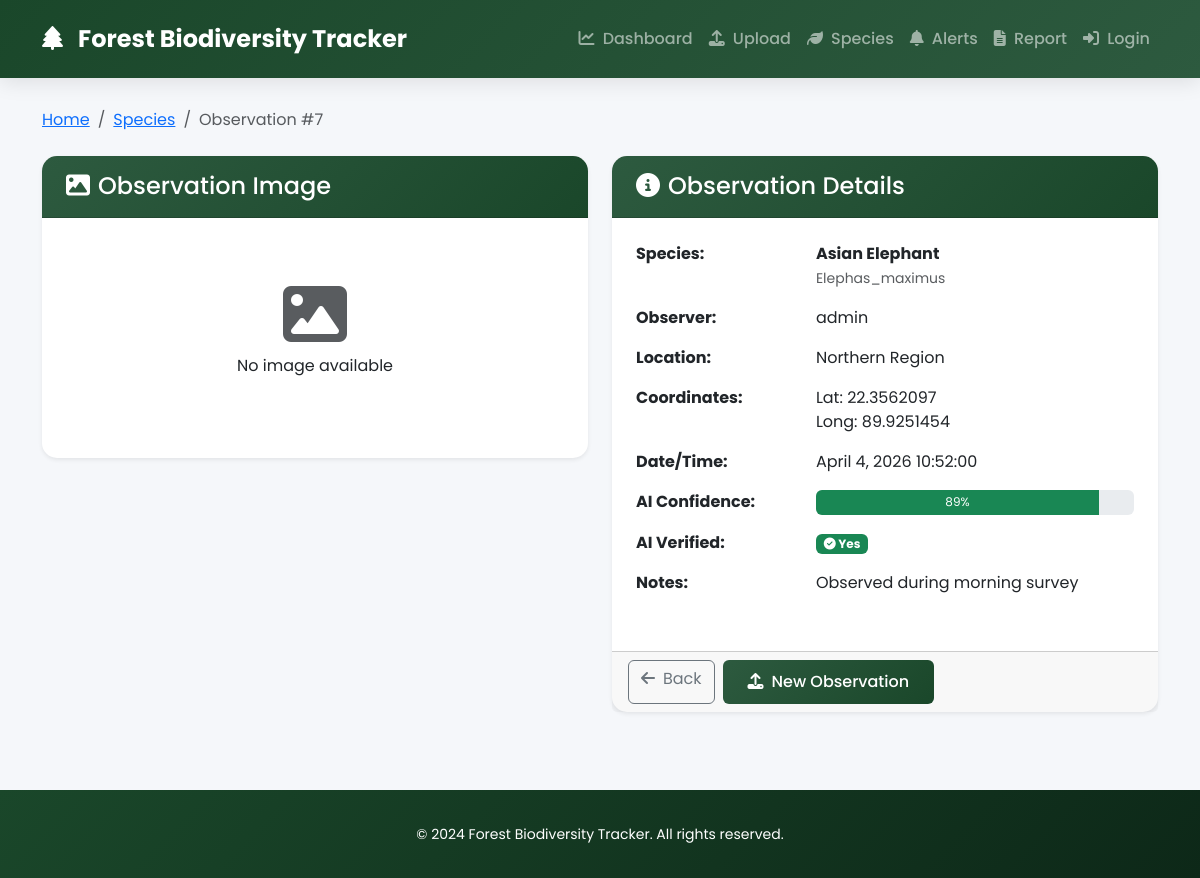
The app's page /observation/7/ with its own data.
### biodiversity/models.py (models this page shows, shortened)
class Observation(models.Model):
    WEATHER_CHOICES = [
        ('CL', 'Clear/Sunny'),
        ('PC', 'Partly Cloudy'),
        ('CLD', 'Cloudy'),
        ('RN', 'Rainy'),
        ('FG', 'Foggy'),
        ('SN', 'Snowy'),
        ('WD', 'Windy'),
    ]
    HABITAT_CHOICES = [
        ('TF', 'Tropical Forest'),
        ('TMF', 'Temperate Forest'),
        ('BF', 'Boreal Forest'),
        ('MF', 'Mangrove Forest'),
        ('CF', 'Cloud Forest'),
        ('RF', 'Riparian Forest'),
        ('OT', 'Other'),
    ]
    species = models.ForeignKey(Species, on_delete=models.SET_NULL, null=True, blank=True, related_name='observations')
    observer = models.ForeignKey(User, on_delete=models.CASCADE, related_name='observations')
    location = models.CharField(max_length=500, blank=True, help_text="Location description")
    latitude = models.DecimalField(max_digits=10, decimal_places=7, null=True, blank=True)
    longitude = models.DecimalField(max_digits=10, decimal_places=7, null=True, blank=True)
    image = models.ImageField(upload_to='observations/%Y/%m/%d/', blank=True, null=True, help_text="Photo of the species")
    confidence_score = models.FloatField(default=0.0, validators=[MinValueValidator(0), MaxValueValidator(100)])
    ai_verified = models.BooleanField(default=False)
    ai_model_version = models.CharField(max_length=50, blank=True)
    temperature = models.FloatField(null=True, blank=True, help_text="Temperature in Celsius")
    humidity = models.IntegerField(null=True, blank=True, validators=[MinValueValidator(0), MaxValueValidator(100)])
    weather_condition = models.CharField(max_length=3, choices=WEATHER_CHOICES, blank=True)
    habitat_type = models.CharField(max_length=3, choices=HABITAT_CHOICES, blank=True)
    notes = models.TextField(blank=True, help_text="Observer's notes")
    timestamp = models.DateTimeField(default=timezone.now)
    created_at = models.DateTimeField(auto_now_add=True)
    updated_at = models.DateTimeField(auto_now=True)
    class Meta:
        ordering = ['-timestamp']
        indexes = [
            models.Index(fields=['-timestamp']),
            models.Index(fields=['species', 'timestamp']),
            models.Index(fields=['observer', 'timestamp']),
            models.Index(fields=['latitude', 'longitude']),
        ]

class Species(models.Model):
    CATEGORY_CHOICES = [
        ('FL', 'Flora (Plants)'),
        ('FA', 'Fauna (Animals)'),
        ('FU', 'Fungi'),
        ('LI', 'Lichen'),
        ('AL', 'Algae'),
        ('OT', 'Other'),
    ]
    CONSERVATION_STATUS = [
        ('EX', 'Extinct'),
        ('EW', 'Extinct in Wild'),
        ('CR', 'Critically Endangered'),
        ('EN', 'Endangered'),
        ('VU', 'Vulnerable'),
        ('NT', 'Near Threatened'),
        ('LC', 'Least Concern'),
        ('DD', 'Data Deficient'),
        ('NE', 'Not Evaluated'),
    ]
    name = models.CharField(max_length=200, help_text="Common name of the species")
    scientific_name = models.CharField(max_length=300, unique=True, help_text="Scientific/Latin name")
    common_names = models.TextField(blank=True, help_text="Other common names (comma-separated)")
    description = models.TextField(blank=True, help_text="Description of the species")
    category = models.CharField(max_length=2, choices=CATEGORY_CHOICES, default='FA')
    kingdom = models.CharField(max_length=100, blank=True)
    phylum = models.CharField(max_length=100, blank=True)
    class_name = models.CharField(max_length=100, blank=True, db_column='class')
    order = models.CharField(max_length=100, blank=True)
    family = models.CharField(max_length=100, blank=True)
    genus = models.CharField(max_length=100, blank=True)
    conservation_status = models.CharField(max_length=2, choices=CONSERVATION_STATUS, default='NE')
    threat_factors = models.TextField(blank=True, help_text="Major threats to this species")
    is_native = models.BooleanField(default=True, help_text="Is this species native to the area?")
    detection_count = models.IntegerField(default=0, help_text="Number of times detected")
    last_seen = models.DateTimeField(null=True, blank=True)
    confidence_threshold = models.FloatField(default=0.75, validators=[MinValueValidator(0), MaxValueValidator(1)])
    created_at = models.DateTimeField(auto_now_add=True)
    updated_at = models.DateTimeField(auto_now=True)
    class Meta:
        verbose_name_plural = 'Species'
        ordering = ['name']
        indexes = [
            models.Index(fields=['name']),
            models.Index(fields=['scientific_name']),
            models.Index(fields=['category', 'conservation_status']),
        ]

### biodiversity/views.py (the view)
# urls.py: path('observation/<int:pk>/', views.observation_detail, name='observation_detail'),
def observation_detail(request, pk):
    try:
        observation = get_object_or_404(Observation.objects.select_related('species', 'observer'), pk=pk)
        context = {
            'observation': observation,
            'page_title': f'Observation #{observation.id}'
        }
        return render(request, 'observation_detail.html', context)
    except Exception as e:
        logger.error(f"Observation detail error: {e}")
        messages.error(request, f'Error loading observation: {str(e)}')
        return redirect('species_list')

### templates/observation_detail.html (shortened to what this page needs)
{% extends 'base.html' %}
{% block content %}
<div class="observation-detail-container">
    <nav aria-label="breadcrumb" class="mb-4">
        <ol class="breadcrumb">
            <li class="breadcrumb-item"><a href="{% url 'dashboard' %}">Home</a></li>
            <li class="breadcrumb-item"><a href="{% url 'species_list' %}">Species</a></li>
            <li class="breadcrumb-item active">Observation #{{ observation.id }}</li>
        </ol>
    </nav>
    <div class="row">
        <div class="col-lg-6">
            <div class="card shadow-sm">
                <div class="card-header">
                    <h4 class="mb-0"><i class="fas fa-image me-2"></i>Observation Image</h4>
                </div>
                <div class="card-body text-center">
                    {% if observation.image %}
                        <img src="{{ observation.image.url }}" class="img-fluid rounded shadow" alt="Observation">
                    {% else %}
                        <div class="text-center py-5">
                            <i class="fas fa-image fa-4x text-muted"></i>
                            <p class="mt-2">No image available</p>
                        </div>
                    {% endif %}
                </div>
            </div>
        </div>
        <div class="col-lg-6">
            <div class="card shadow-sm">
                <div class="card-header">
                    <h4 class="mb-0"><i class="fas fa-info-circle me-2"></i>Observation Details</h4>
                </div>
                <div class="card-body">
                    <table class="table table-borderless">
                        <tr>
                            <th width="35%">Species:</th>
                            <td>
                                {% if observation.species %}
                                    <strong>{{ observation.species.name }}</strong><br>
                                    <small class="text-muted">{{ observation.species.scientific_name }}</small>
                                {% else %}
                                    <span class="text-warning">Unknown Species</span>
                                {% endif %}
                            </td>
                        </tr>
                        <tr>
                            <th>Observer:</th>
                            <td>{{ observation.observer.username }}</td>
                        </tr>
                        <tr>
                            <th>Location:</th>
                            <td>{{ observation.location|default:"Not specified" }}</td>
                        </tr>
                        <tr>
                            <th>Coordinates:</th>
                            <td>
                                Lat: {{ observation.latitude|default:"-" }}<br>
                                Long: {{ observation.longitude|default:"-" }}
                            </td>
                        </tr>
                        <tr>
                            <th>Date/Time:</th>
                            <td>{{ observation.timestamp|date:"F j, Y H:i:s" }}</td>
                        </tr>
                        <tr>
                            <th>AI Confidence:</th>
                            <td>
                                <div class="progress" style="height: 25px;">
                                    <div class="progress-bar bg-{% if observation.confidence_score > 70 %}success{% elif observation.confidence_score > 40 %}warning{% else %}danger{% endif %}"
                                         style="width: {{ observation.confidence_score|floatformat:0 }}%">
                                        {{ observation.confidence_score|floatformat:0 }}%
                                    </div>
                                </div>
                            </td>
                        </tr>
                        <tr>
                            <th>AI Verified:</th>
                            <td>
                                {% if observation.ai_verified %}
                                    <span class="badge bg-success"><i class="fas fa-check-circle"></i> Yes</span>
                                {% else %}
                                    <span class="badge bg-secondary"><i class="fas fa-clock"></i> Pending</span>
                                {% endif %}
                            </td>
                        </tr>
                        {% if observation.notes %}
                        <tr>
                            <th>Notes:</th>
                            <td>{{ observation.notes|linebreaks }}</td>
                        </tr>
                        {% endif %}
                    </table>
                </div>
                <div class="card-footer">
                    <div class="d-flex gap-2">
                        <a href="{% url 'species_list' %}" class="btn btn-outline-secondary">
                            <i class="fas fa-arrow-left me-2"></i>Back
                        </a>
                        <a href="{% url 'upload' %}" class="btn btn-success">
                            <i class="fas fa-upload me-2"></i>New Observation
                        </a>
                    </div>
                </div>
            </div>
        </div>
    </div>
</div>
{% endblock %}

### templates/base.html (style rules this page uses)
* { margin: 0; padding: 0; box-sizing: border-box; }
body { font-family: 'Poppins', sans-serif; background: #f5f7fa; min-height: 100vh; }
.card { border: none; border-radius: 15px; box-shadow: 0 10px 30px rgba(0,0,0,0.1); transition: all 0.3s ease; background: white; }
.card-header { background: linear-gradient(135deg, #2d5a3f, #1a472a); color: white; border-radius: 15px 15px 0 0 !important; padding: 1rem 1.5rem; font-weight: 600; }
.btn-success { background: linear-gradient(135deg, #2d5a3f, #1a472a); border: none; padding: 10px 25px; font-weight: 500; transition: all 0.3s ease; }

### records on screen
Observation: id "7", species.name "Asian Elephant", species.scientific_name "Elephas_maximus", observer.username "admin", location "Northern Region", latitude "22.3562097", longitude "89.9251454", timestamp "April 4, 2026 10:52:00", confidence_score "89", notes "Observed during morning survey"
